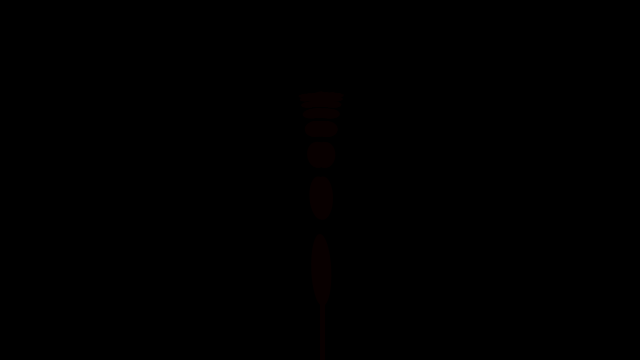
Frame 1 (no input)
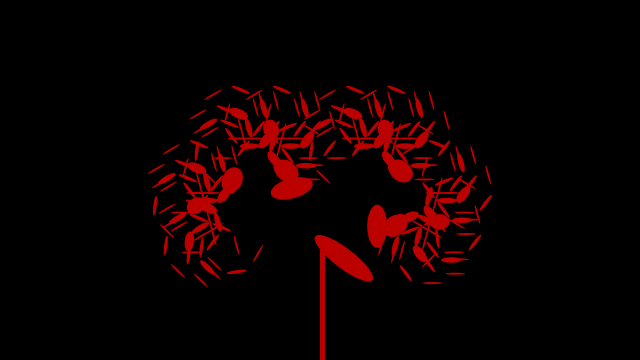
Frame 60 (the mouse pressed at the canvas centre just before this capture)
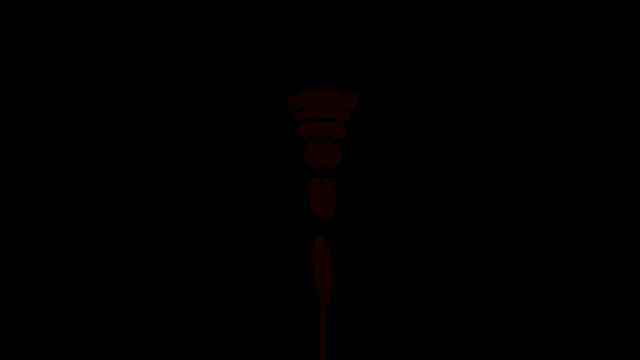
Frame 120 (the mouse held since frame 60 and released just before this capture)

The Processing sketch that drew these frames (run headless with seeded random() and noise(); from frame 60 on, the mouse is pressed at the canvas centre):

// Processing sketch: Lab5
// ── Lab5.pde
//This lab project uses the the datt 2040 github code, it is a modified version of it to create what I want
// This project is the growing and shrinking of a flower named the Red spider lily
// If you don't know what this flower is, here is a wikipedia page about it --> https://en.wikipedia.org/wiki/Lycoris_radiata
// The flower will grow and shrik based on set intervals
// When the flower grows the colors of the shape will turn red, when the flower shriks or curls the colors will become black

float theta;   
float squareX = 10;
float moveX = 7;

void setup() {
  size(640, 360);
}

void draw() {
  background(0);
  frameRate(30);
  stroke(255);
  timeBox();
  
  float a = (squareX / (float) width) * 90f;
  theta = radians(a);
  translate(width/2,height);
  noStroke();
  fill(squareX/2,0,0);
  rect(0,0,5,-120);
  translate(0,-120);
  branch(120);
}

void branch(float h) {
  h *= 0.60;
  noStroke();
  
  if (h > 2) {
    fill(squareX/2,0,0);
    pushMatrix();   
    rotate(theta);   
    line(0,0,0, -h); 
    translate(0, -h); 
    branch(h);      
    popMatrix();     
    
    pushMatrix();
    rotate(-theta);
    ellipse(0, 30, 20, -h);
    translate(0, -h);
    branch(h);
    popMatrix();
  }
}

void timeBox(){
  fill(255);
  rect(squareX, 999, 50, 50);
  squareX = squareX + moveX;
  
  if(squareX > 400 || squareX < 0){
   moveX *= -1;
  }
}
